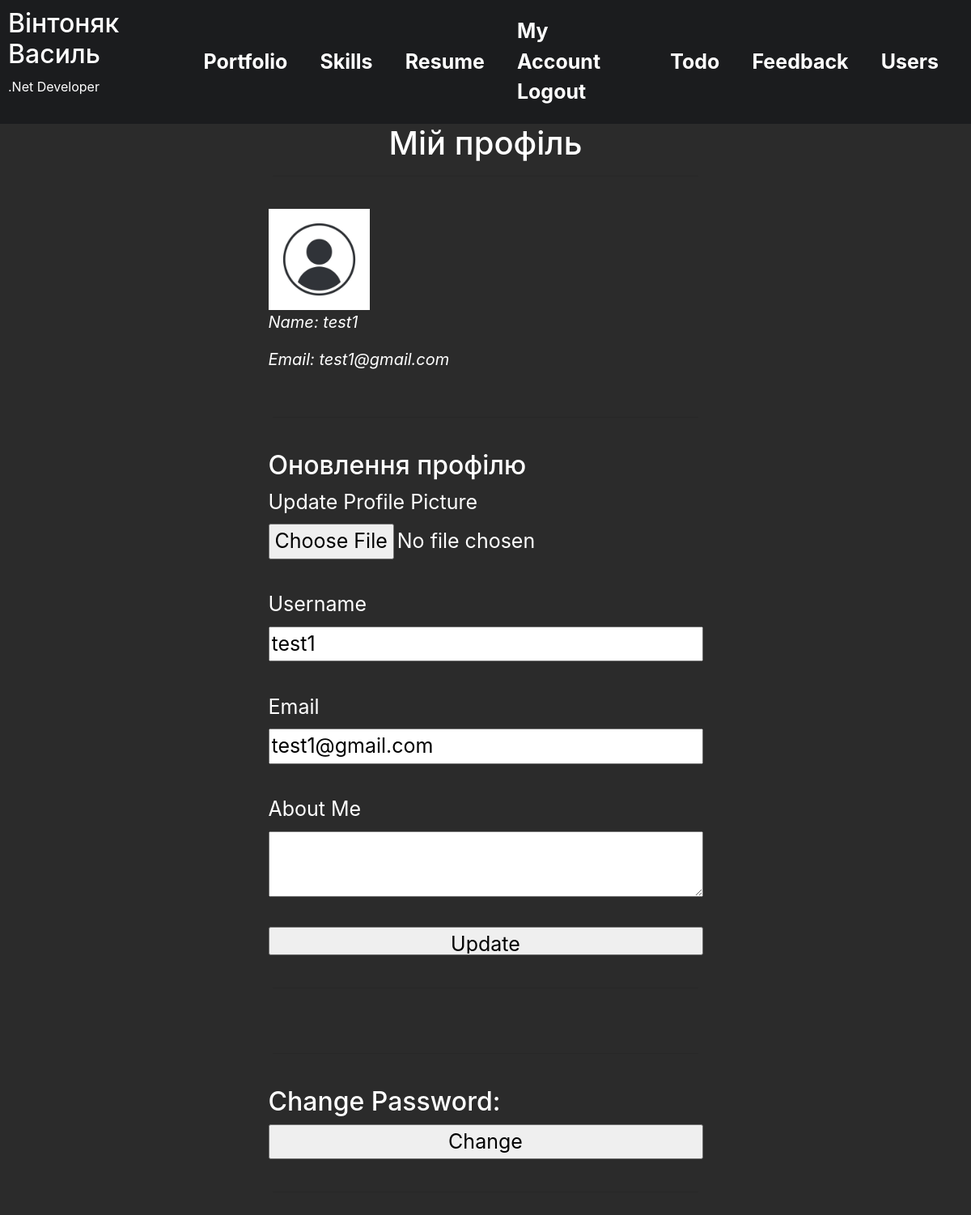
Page /account (signed in) on the committed database.
### app/models.py (models this page shows, shortened)
class User(db.Model):
    id = db.Column(db.Integer, primary_key=True)
    username = db.Column(db.String(64), index=True, unique=True, nullable=False)
    email = db.Column(db.String(120), index=True, unique=True, nullable=False)
    about_me = db.Column(db.String(140))
    last_seen = db.Column(db.DateTime, default=datetime.now())
    image_file = db.Column(db.String(20), nullable=False, default='default.jpg')
    password = db.Column(db.String(60), nullable=False)

### app/views.py (the view)
@app.route('/account', methods=['GET', 'POST'])
@login_required
def account():
    form = UpdateAccountForm()
    if form.validate_on_submit():
        current_user.username = form.username.data
        current_user.email = form.email.data
        current_user.about_me = form.about_me.data
        if form.picture.data:
            picture_file = save_picture(form.picture.data)
            current_user.image_file = picture_file
        db.session.commit()
        flash('Your account has been updated!', 'success')
        return redirect(url_for('account'))
    elif request.method == 'GET':
        form.username.data = current_user.username
        form.email.data = current_user.email
        form.about_me.data = current_user.about_me
    return render_template('account.html', form=form)

### app/forms.py (shortened to what this page needs)
class UpdateAccountForm(FlaskForm):
    username = StringField('Username', validators=[
        DataRequired(),
        Length(min=2, max=20),
    ])
    email = StringField('Email', validators=[DataRequired(), Email()])
    picture = FileField('Update Profile Picture', validators=[FileAllowed(['jpg', 'png'])])
    about_me = TextAreaField('About Me', validators=[Length(max=140)])
    submit = SubmitField('Update')

### app/__init__.py (called while the page is built)
@login_manager.user_loader
def load_user(user_id):
    from app.models import User
    return User.query.get(int(user_id))

### app/views.py (called while the page is built)
@app.after_request
def after_request(response):
    if current_user.is_authenticated:
        current_user.last_seen = datetime.now()
        try:
            db.session.commit()
        except:
            flash('Error while updating user last seen!', 'danger')
    return response

### app/templates/account.html (shortened to what this page needs)
{% extends 'base.html' %}
{% block content %}
{% if current_user.is_authenticated %}
    <div class="center_block">
        <h1 class="namesH">Мій профіль</h1><hr><br>
        <img src="{{ url_for('static', filename='images/' + current_user.image_file) }}" alt="Photo" class="user_image">
        <p class="account_text">Name: {{ current_user.username }}</p>
        <p class="account_text">Email: {{ current_user.email }}</p>
        <br><hr><br>
        <h2>Оновлення профілю</h2>
        <form method="post" action="{{ url_for('account') }}" novalidate enctype="multipart/form-data">
                {{ form.picture.label }}
                {{ form.picture(class="inputs") }} <br>
                {{ form.username.label }}
                {{ form.username(class="inputs") }} <br>
                {{ form.email.label }}
                {{ form.email(class="inputs") }} <br>
                {{ form.about_me.label }}
                {{ form.about_me(class="inputs") }} <br>
                {{ form.submit(class="btn_submit") }}
        </form>
        <br><hr><br>
        <br><hr><br>
        <h2>Change Password:</h2>
        <form method="post" action="/change_password">
            <input type="submit" value="Change">
        </form><br><hr><br>
    </div>
{% else %}
    <p>Доступ заборонено. Будь ласка, увійдіть в свій акаунт.</p>
{% endif %}
{% endblock %}

### app/static/css/style.css (style rules this page uses)
body { background-color: #2b2b2b; margin: 0; min-height: 100vh; display: flex; flex-direction: column; color: #ffff; }
form { display: flex; flex-direction: column; margin: auto; font-size: 25px; }
.btn_submit { height: 35px; width: 100%; font-size: 25px; margin-top: 20px; margin: auto; }
.inputs { display: flex; font-size: 25px; }
hr { color: white; width: 98%; }
.login_text, .todo_add, .center_block { margin: auto; }
.account_text { font-size: 20px; font-style: italic; }
.namesH, .small_text { text-align: center; }
.user_image { width: 125px; height: 125px; }

### rows in the picture
User: image_file (placeholder picture), username "test1", email "test1@gmail.com"

### other values in the picture
{{ name }} "Portfolio" "Skills" "Resume" "Todo" "Feedback" "Users"
